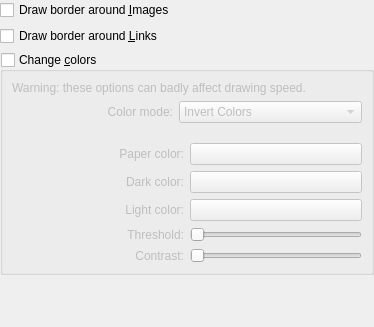
<ui version="4.0" >
 <class>DlgAccessibilityBase</class>
 <widget class="QWidget" name="DlgAccessibilityBase" >
  <property name="geometry" >
   <rect>
    <x>0</x>
    <y>0</y>
    <width>374</width>
    <height>327</height>
   </rect>
  </property>
  <layout class="QVBoxLayout" >
   <property name="leftMargin" >
    <number>0</number>
   </property>
   <property name="topMargin" >
    <number>0</number>
   </property>
   <property name="rightMargin" >
    <number>0</number>
   </property>
   <property name="bottomMargin" >
    <number>0</number>
   </property>
   <item>
    <widget class="QCheckBox" name="kcfg_HighlightImages" >
     <property name="text" >
      <string>Draw border around &amp;Images</string>
     </property>
    </widget>
   </item>
   <item>
    <widget class="QCheckBox" name="kcfg_HighlightLinks" >
     <property name="text" >
      <string>Draw border around &amp;Links</string>
     </property>
    </widget>
   </item>
   <item>
    <widget class="QGroupBox" name="kcfg_ChangeColors" >
     <property name="enabled" >
      <bool>true</bool>
     </property>
     <property name="title" >
      <string>Change &amp;colors</string>
     </property>
     <property name="checkable" >
      <bool>true</bool>
     </property>
     <property name="checked" >
      <bool>false</bool>
     </property>
     <layout class="QVBoxLayout" >
      <item>
       <widget class="QLabel" name="warn" >
        <property name="sizePolicy" >
         <sizepolicy vsizetype="Maximum" hsizetype="Preferred" >
          <horstretch>0</horstretch>
          <verstretch>0</verstretch>
         </sizepolicy>
        </property>
        <property name="text" >
         <string>Warning: these options can badly affect drawing speed.</string>
        </property>
        <property name="textFormat" >
         <enum>Qt::PlainText</enum>
        </property>
        <property name="wordWrap" >
         <bool>true</bool>
        </property>
       </widget>
      </item>
      <item>
       <layout class="QHBoxLayout" >
        <item>
         <widget class="QLabel" name="label" >
          <property name="text" >
           <string>Color mode:</string>
          </property>
          <property name="alignment" >
           <set>Qt::AlignRight|Qt::AlignTrailing|Qt::AlignVCenter</set>
          </property>
         </widget>
        </item>
        <item>
         <widget class="KComboBox" name="kcfg_RenderMode" >
          <item>
           <property name="text" >
            <string>Invert Colors</string>
           </property>
          </item>
          <item>
           <property name="text" >
            <string>Change Paper Color</string>
           </property>
          </item>
          <item>
           <property name="text" >
            <string>Change Dark &amp; Light Colors</string>
           </property>
          </item>
          <item>
           <property name="text" >
            <string>Convert to Black &amp; White</string>
           </property>
          </item>
         </widget>
        </item>
       </layout>
      </item>
      <item>
       <spacer>
        <property name="orientation" >
         <enum>Qt::Vertical</enum>
        </property>
        <property name="sizeType" >
         <enum>QSizePolicy::Fixed</enum>
        </property>
        <property name="sizeHint" >
         <size>
          <width>20</width>
          <height>8</height>
         </size>
        </property>
       </spacer>
      </item>
      <item>
       <widget class="QWidget" native="1" name="page_invert" />
      </item>
      <item>
       <widget class="QWidget" native="1" name="page_paperColor" >
        <layout class="QVBoxLayout" >
         <property name="leftMargin" >
          <number>0</number>
         </property>
         <property name="topMargin" >
          <number>0</number>
         </property>
         <property name="rightMargin" >
          <number>0</number>
         </property>
         <property name="bottomMargin" >
          <number>0</number>
         </property>
         <item>
          <layout class="QHBoxLayout" >
           <property name="spacing" >
            <number>6</number>
           </property>
           <property name="leftMargin" >
            <number>0</number>
           </property>
           <property name="topMargin" >
            <number>0</number>
           </property>
           <property name="rightMargin" >
            <number>0</number>
           </property>
           <property name="bottomMargin" >
            <number>0</number>
           </property>
           <item>
            <widget class="QLabel" name="textLabel1" >
             <property name="text" >
              <string>Paper color:</string>
             </property>
             <property name="alignment" >
              <set>Qt::AlignRight|Qt::AlignTrailing|Qt::AlignVCenter</set>
             </property>
             <property name="buddy" >
              <cstring>kcfg_PaperColor</cstring>
             </property>
            </widget>
           </item>
           <item>
            <widget class="KColorButton" name="kcfg_PaperColor" />
           </item>
          </layout>
         </item>
        </layout>
       </widget>
      </item>
      <item>
       <widget class="QWidget" native="1" name="page_darkLight" >
        <layout class="QVBoxLayout" >
         <property name="leftMargin" >
          <number>0</number>
         </property>
         <property name="topMargin" >
          <number>0</number>
         </property>
         <property name="rightMargin" >
          <number>0</number>
         </property>
         <property name="bottomMargin" >
          <number>0</number>
         </property>
         <item>
          <layout class="QHBoxLayout" >
           <property name="spacing" >
            <number>6</number>
           </property>
           <property name="leftMargin" >
            <number>0</number>
           </property>
           <property name="topMargin" >
            <number>0</number>
           </property>
           <property name="rightMargin" >
            <number>0</number>
           </property>
           <property name="bottomMargin" >
            <number>0</number>
           </property>
           <item>
            <widget class="QLabel" name="textLabel3" >
             <property name="text" >
              <string>Dark color:</string>
             </property>
             <property name="alignment" >
              <set>Qt::AlignRight|Qt::AlignTrailing|Qt::AlignVCenter</set>
             </property>
            </widget>
           </item>
           <item>
            <widget class="KColorButton" name="kcfg_RecolorForeground" />
           </item>
          </layout>
         </item>
         <item>
          <layout class="QHBoxLayout" >
           <property name="spacing" >
            <number>6</number>
           </property>
           <property name="leftMargin" >
            <number>0</number>
           </property>
           <property name="topMargin" >
            <number>0</number>
           </property>
           <property name="rightMargin" >
            <number>0</number>
           </property>
           <property name="bottomMargin" >
            <number>0</number>
           </property>
           <item>
            <widget class="QLabel" name="textLabel3_2" >
             <property name="text" >
              <string>Light color:</string>
             </property>
             <property name="alignment" >
              <set>Qt::AlignRight|Qt::AlignTrailing|Qt::AlignVCenter</set>
             </property>
            </widget>
           </item>
           <item>
            <widget class="KColorButton" name="kcfg_RecolorBackground" />
           </item>
          </layout>
         </item>
        </layout>
       </widget>
      </item>
      <item>
       <widget class="QWidget" native="1" name="page_bw" >
        <layout class="QVBoxLayout" >
         <property name="leftMargin" >
          <number>0</number>
         </property>
         <property name="topMargin" >
          <number>0</number>
         </property>
         <property name="rightMargin" >
          <number>0</number>
         </property>
         <property name="bottomMargin" >
          <number>0</number>
         </property>
         <item>
          <layout class="QGridLayout" >
           <item row="0" column="0" >
            <widget class="QLabel" name="textLabel2" >
             <property name="sizePolicy" >
              <sizepolicy vsizetype="Preferred" hsizetype="MinimumExpanding" >
               <horstretch>0</horstretch>
               <verstretch>0</verstretch>
              </sizepolicy>
             </property>
             <property name="text" >
              <string>Threshold:</string>
             </property>
             <property name="alignment" >
              <set>Qt::AlignRight|Qt::AlignTrailing|Qt::AlignVCenter</set>
             </property>
            </widget>
           </item>
           <item row="0" column="1" >
            <widget class="QSlider" name="kcfg_BWThreshold" >
             <property name="sizePolicy" >
              <sizepolicy vsizetype="Fixed" hsizetype="Expanding" >
               <horstretch>0</horstretch>
               <verstretch>0</verstretch>
              </sizepolicy>
             </property>
             <property name="pageStep" >
              <number>16</number>
             </property>
             <property name="orientation" >
              <enum>Qt::Horizontal</enum>
             </property>
            </widget>
           </item>
           <item row="1" column="0" >
            <widget class="QLabel" name="textLabel2_2" >
             <property name="sizePolicy" >
              <sizepolicy vsizetype="Preferred" hsizetype="MinimumExpanding" >
               <horstretch>0</horstretch>
               <verstretch>0</verstretch>
              </sizepolicy>
             </property>
             <property name="text" >
              <string>Contrast:</string>
             </property>
             <property name="alignment" >
              <set>Qt::AlignRight|Qt::AlignTrailing|Qt::AlignVCenter</set>
             </property>
            </widget>
           </item>
           <item row="1" column="1" >
            <widget class="QSlider" name="kcfg_BWContrast" >
             <property name="sizePolicy" >
              <sizepolicy vsizetype="Fixed" hsizetype="Expanding" >
               <horstretch>0</horstretch>
               <verstretch>0</verstretch>
              </sizepolicy>
             </property>
             <property name="pageStep" >
              <number>1</number>
             </property>
             <property name="orientation" >
              <enum>Qt::Horizontal</enum>
             </property>
            </widget>
           </item>
          </layout>
         </item>
        </layout>
       </widget>
      </item>
     </layout>
    </widget>
   </item>
   <item>
    <spacer>
     <property name="orientation" >
      <enum>Qt::Vertical</enum>
     </property>
     <property name="sizeType" >
      <enum>QSizePolicy::Expanding</enum>
     </property>
     <property name="sizeHint" >
      <size>
       <width>20</width>
       <height>20</height>
      </size>
     </property>
    </spacer>
   </item>
  </layout>
 </widget>
  <customwidgets>
  <customwidget>
   <class>KColorButton</class>
   <extends>QPushButton</extends>
   <header>kcolorbutton.h</header>
  </customwidget>
  <customwidget>
   <class>KComboBox</class>
   <extends>QComboBox</extends>
   <header>kcombobox.h</header>
  </customwidget>
 </customwidgets>
 <connections/>
</ui>
